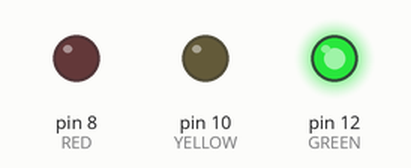
This sketch was run on a simulated Arduino Uno, built with avr-gcc and run on an emulated ATmega328P. On the bench: output pins drawn as LEDs (lit = HIGH).

Above: at 1.5 s.
At 6.5 s:
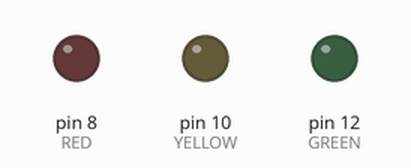
At 8.0 s:
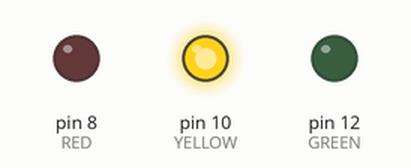
At 10.5 s:
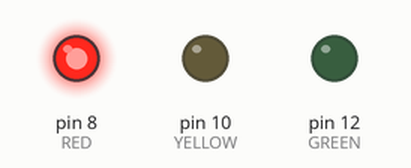
Timing chart, 0 to 15.6 s (numbered marks = the images above):
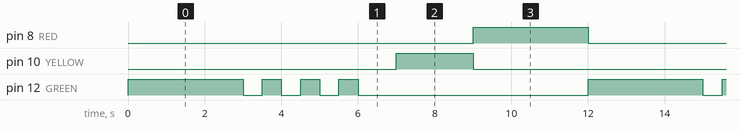

Measured:
- by itself, pin 8 (RED): alternates HIGH for 3.0 s and LOW for 9.0 s
- by itself, pin 10 (YELLOW): alternates HIGH for 2.0 s and LOW for 10.0 s
- by itself, pin 12 (GREEN): repeats every 12.0 s: 3 × (LOW 0.50 s, HIGH 0.50 s), LOW 6.0 s, HIGH 3.0 s

The sketch:

Traffic_Light.ino
```cpp
//VLSI group project
//19T6045 Prashant sahu
//19T6012 Arushi Sinha
//19T6013 Aum Mishra
//19T6082 Prerna Sharma


void setup() {
  // put your setup code here, to run once:
  pinMode(8,OUTPUT); //RED
  pinMode(10,OUTPUT); //YELLOW
  pinMode(12,OUTPUT); //GREEN
}

void loop() {
  // put our main code here, to run repeatedly:

  digitalWrite(12,HIGH); // turn on green ligh for 3sec
  delay(3000);
  digitalWrite(12,LOW); // turn off green light
  delay(500);

  //blink
  digitalWrite(12,HIGH); // turn on green light for .5sec ---1
  delay(500);
  digitalWrite(12,LOW); // turn off green light
  delay(500);

  digitalWrite(12,HIGH); // turn on green light for .5sec ---2
  delay(500);
  digitalWrite(12,LOW); // turn off green light
  delay(500);

  digitalWrite(12,HIGH); // turn on green light for .5sec ---3
  delay(500);
  digitalWrite(12,LOW); // turn off green light
  delay(1000);

  digitalWrite(10,HIGH); // turn on yellow light for 1sec
  delay(2000);

  digitalWrite(10,LOW); // turn off yellow light

  digitalWrite(8,HIGH); // turn on red ligh for 3sec
  delay(3000);
  digitalWrite(8,LOW); // turn off red light

  //traffic light
 }
```
